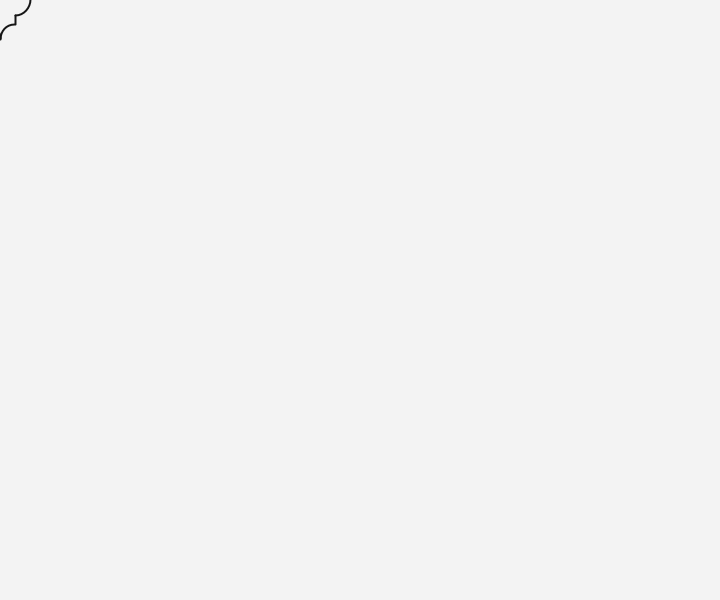
Frame 1 (no input)
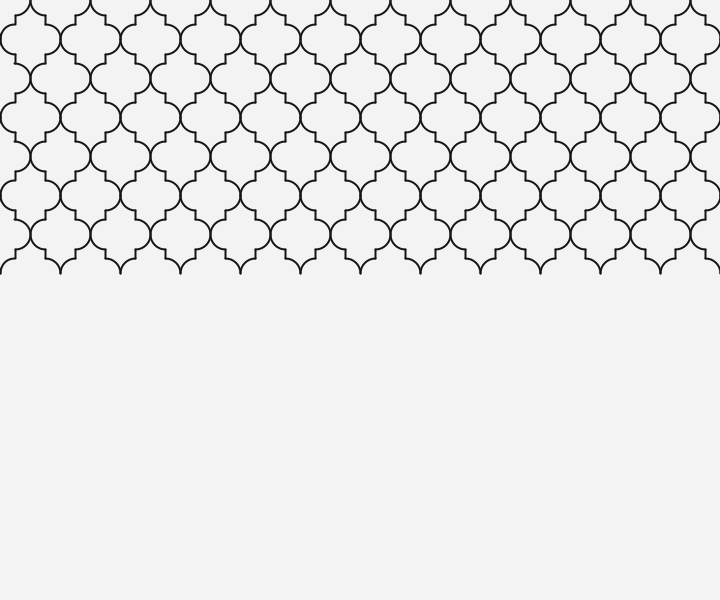
Frame 60 (the mouse pressed at the canvas centre just before this capture)
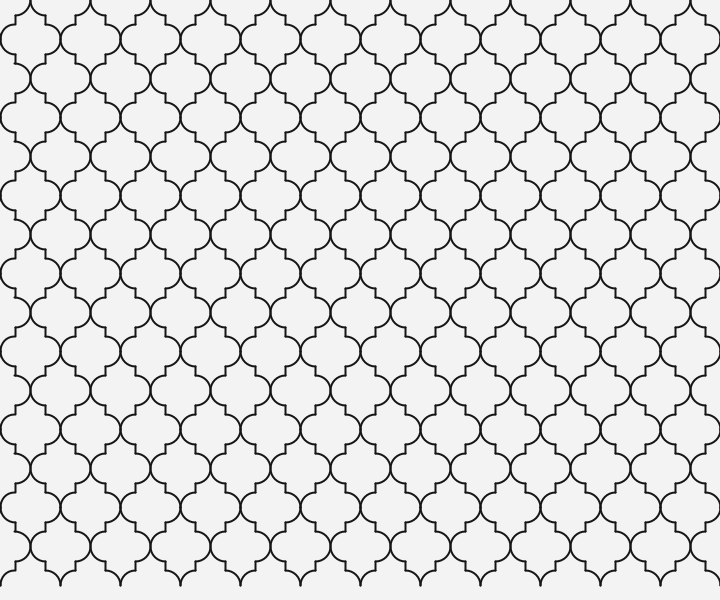
Frame 120 (the mouse held since frame 60 and released just before this capture)

The Processing sketch that drew these frames (run headless with seeded random() and noise(); from frame 60 on, the mouse is pressed at the canvas centre):

// Processing sketch: main
// ── main.pde
float len = 30;
// shape length and height
float l;
float h;

float r = 4;

// for orientation
float x;
float y;


float ylen;
float ylenP;
void setup()
{
  size(720, 600);
  background(243);
  
  x = -len/2;
  y = len/2;
  ylen = len * 1.3;
  ylenP = len * .3;
  l = 2*len;
  h = 2*len + 0.3*2*len;
}

void draw()
{
  // background(243);
  noFill();
  strokeWeight(2);
  // B A S E - Square
  //stroke(21, 80);
  //line(x, y + ylenP, x, y - ylen);
  //line(x, y - ylen, x + len, y - ylen);
  //line(x + len, y - ylen, x + len, y + ylenP);
  //line(x + len, y + ylenP, x, y + ylenP);
  
  stroke(21);
  arc(x, y - len/2, len, len, HALF_PI, PI + HALF_PI);
  arc(x + len, y - len/2, len, len, PI + HALF_PI, 2 * PI + HALF_PI);
  arc(x, y - 3*len/2 - ylenP, len, len, 0, HALF_PI);
  arc(x + len, y - 3*len/2 - ylenP, len, len, HALF_PI, PI);
  arc(x, y + ylenP + len/2, len, len, PI + HALF_PI, 2 * PI);
  arc(x + len, y + ylenP + len/2, len, len, PI, PI + HALF_PI);
  line(x, y - len, x, y - len - ylenP);
  line(x + len, y - len, x + len, y - len - ylenP);
  line(x, y, x, y + ylenP);
  line(x + len, y, x + len, y + ylenP);
  
  //noStroke();
  //fill(21);
  //ellipse(x, y, r, r);
  //ellipse(x, y - len, r, r);
  //ellipse(x + len, y - len, r, r);
  //ellipse(x + len, y, r, r);
  
  x = x + l;
  if(x > width + 2*l)
  {
    x = -len/2;
    y = y + h;
    if(y > height + 2*h)
      return;
  }
}
